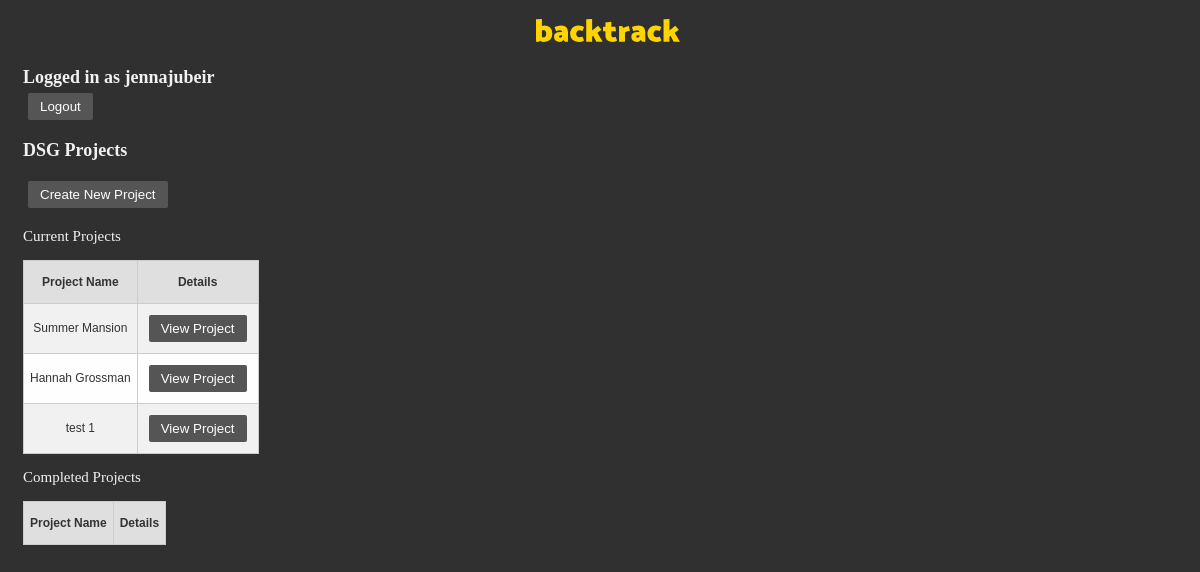
Before: /backtrack/projects (signed in) with the older database file.
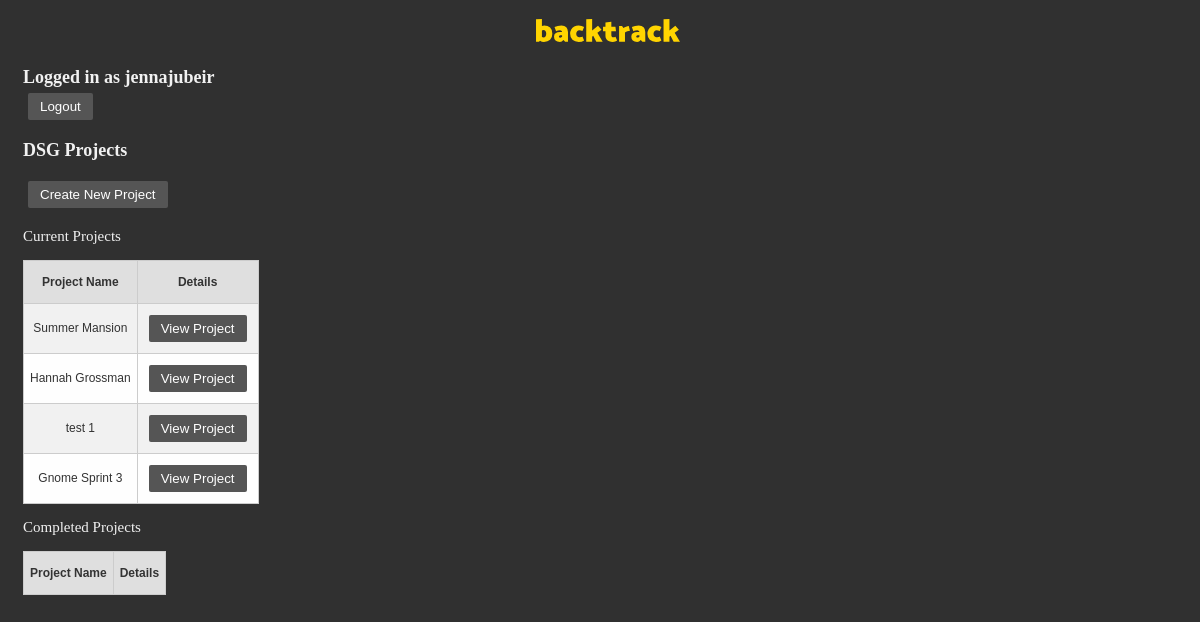
After: the same page with the newer database file.
### backtrack/models.py (models this page shows, shortened)
class Project(models.Model):
    name = models.CharField(max_length=200)
    status = models.CharField(max_length=200, default=ProjectStatus.CURRENT.value, choices=ProjectStatus.choices())

### backtrack/views.py (the view)
# urls.py: urlpatterns = [path('projects', views.ViewAllProjects.as_view(), name='projects'),
class ViewAllProjects(TemplateView):
    template_name = "project_list.html"
    def get_context_data(self, **kwargs):
        context = super().get_context_data(**kwargs)
        context['project_list1'] = Project.objects.filter(status=ProjectStatus.CURRENT.value)
        context['project_list2'] = Project.objects.filter(status=ProjectStatus.COMPLETE.value)
        return context

### templates/project_list.html (shortened to what this page needs)
{% load static %}
<!DOCTYPE html>
<html>
    <head>
        <link rel="stylesheet" href="{% static 'css/template.css' %}">
        <div class="page-header">
            <h1 style="text-align: center;"><img width="144" src="{% static 'backtrack.svg' %}" alt="Backtrack"/>
            </h1>
            <h2>Logged in as {{ user }}
                <form action="/">
                    <button type="submit">Logout</button>
                </form>
            </h2>
        </div>
        <h2> DSG Projects </h1>
    </head>
    <body>
    {% block content %}
    {% if user.is_authenticated %}
        <form action="projects/create-new-project">
            <button type="submit">Create New Project</button>
        </form>
        <p> Current Projects</p>
            <table>
                    <tr>
                        <th>Project Name</th>
                        <th>Details</th>
                    </tr>
                    {% for project in project_list1 %}
                    <tr>
                        <td> {{ project.name }} </td>
                        <td>
                            <form action="projects/{{project.id}}">
                                <button type="submit">View Project</button>
                            </form>
                        </td>
                    </tr>
                    {% endfor %}
            </table>
        <p> Completed Projects</p>
            <table>
                <tr>
                    <th>Project Name</th>
                    <th>Details</th>
                </tr>
            </table>
    </body>
    {%else%}
        <p>You are not logged in</p>
        <a href="{% url 'login' %}">login</a>
    {% endif %}
    {% endblock %}
</html>

Changed rows visible on the page:
added Project: name "Gnome Sprint 3"
